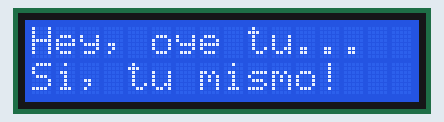
Bench run of a sketch on a simulated Arduino Uno, built with avr-gcc and run on an emulated ATmega328P. On the bench: 16×2 character LCD.

Above: at 0.1 s.
At 2.1 s:
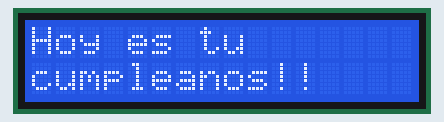
At 4.1 s:
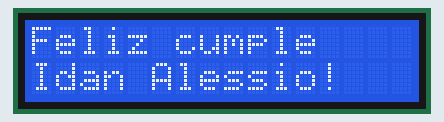
At 8.1 s:
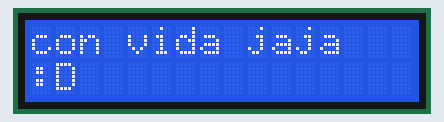
At 12.2 s:
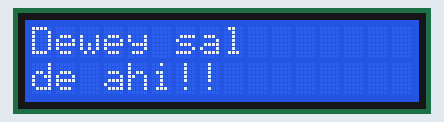
At 16.2 s:
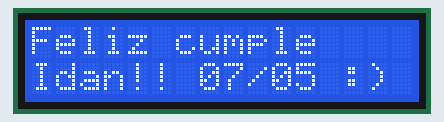

The sketch:

cumple_idan_sin_buzzer__1_.ino
```cpp
// Cumpleaños de Idan Alessio Strat Briceño - 7 de Mayo
// Version: Solo pantalla LCD 16x2

#include <LiquidCrystal.h>

LiquidCrystal lcd(12, 11, 5, 4, 3, 2);

void mostrarMensaje(String linea1, String linea2) {
  lcd.clear();
  lcd.setCursor(0, 0);
  lcd.print(linea1);
  lcd.setCursor(0, 1);
  lcd.print(linea2);
  delay(2000);
}

void setup() {
  lcd.begin(16, 2);

  mostrarMensaje("Hey, oye tu...", "Si, tu mismo!");
  mostrarMensaje("Hoy es tu", "cumpleanos!!");
  mostrarMensaje("Feliz cumple", "Idan Alessio!");
  mostrarMensaje("Ojala el proximo", "año sigas");
  mostrarMensaje("con vida jaja", ":D");
  mostrarMensaje("6767676767", "6767676767");
  mostrarMensaje("Dewey sal", "de ahi!!");
  mostrarMensaje("Esa no es", "tu familia XD");
}

void loop() {
  lcd.clear();
  lcd.setCursor(0, 0);
  lcd.print("Feliz cumple");
  lcd.setCursor(0, 1);
  lcd.print("Idan!! 07/05 :)");
  delay(3000);

  lcd.clear();
  lcd.setCursor(0, 0);
  lcd.print("67676767676767");
  lcd.setCursor(0, 1);
  lcd.print("Dewey sal XD");
  delay(3000);
}
```

Measured:
- what the display in image 1 shows lasts 2.0 s, from 2.1 s to 4.1 s
- what the display in image 5 shows lasts 3.0 s, from 16.1 s to 19.1 s
